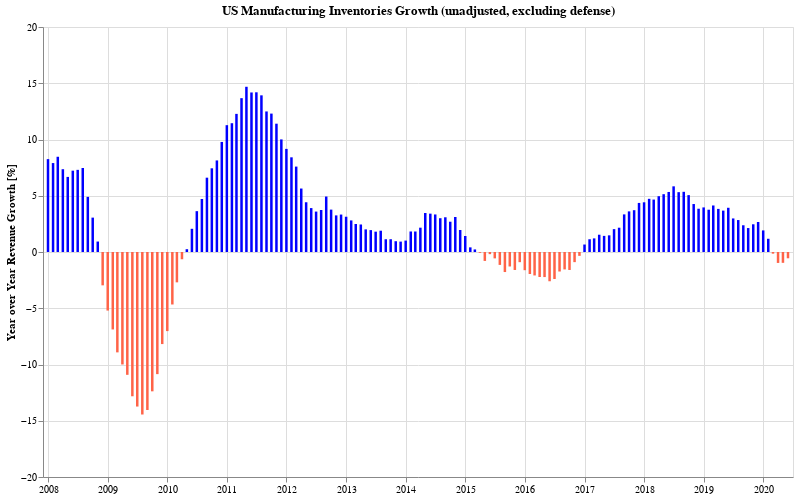

The code cell stored with this chart in its notebook:
### Code cell
yoyChartFor(dfs['TotalInventories'], 'UMXDTI', 'US Manufacturing Inventories Growth (unadjusted, excluding defense)')

### Figure 1 — Vega-Lite specification as saved in the notebook (floating-point values rounded to 4 significant figures; data arrays with more than 128 entries replaced by an {"elided": "..."} marker saying what was removed)
{"config": {"view": {"continuousWidth": 400, "continuousHeight": 300}}, "data": {"name": "data-2cf5df03c7337aeb73ae12095eb210b1"}, "mark": {"type": "bar", "color": "blue", "size": 2.5}, "background": "white", "encoding": {"color": {"condition": {"value": "tomato", "test": "datum['value'] < 0"}, "value": "blue"}, "tooltip": [{"type": "temporal", "field": "dt", "format": "%B - %Y", "title": "Period"}, {"type": "quantitative", "field": "value", "format": ",.02f", "title": "% Change"}], "x": {"type": "temporal", "axis": {"title": ""}, "field": "dt"}, "y": {"type": "quantitative", "axis": {"title": "Year over Year Revenue Growth [%]"}, "field": "value"}}, "height": 450, "title": "US Manufacturing Inventories Growth (unadjusted, excluding defense)", "width": 750, "$schema": "https://vega.github.io/schema/vega-lite/v4.8.1.json", "datasets": {"data-2cf5df03c7337aeb73ae12095eb210b1": {"elided": "150 records"}}}
